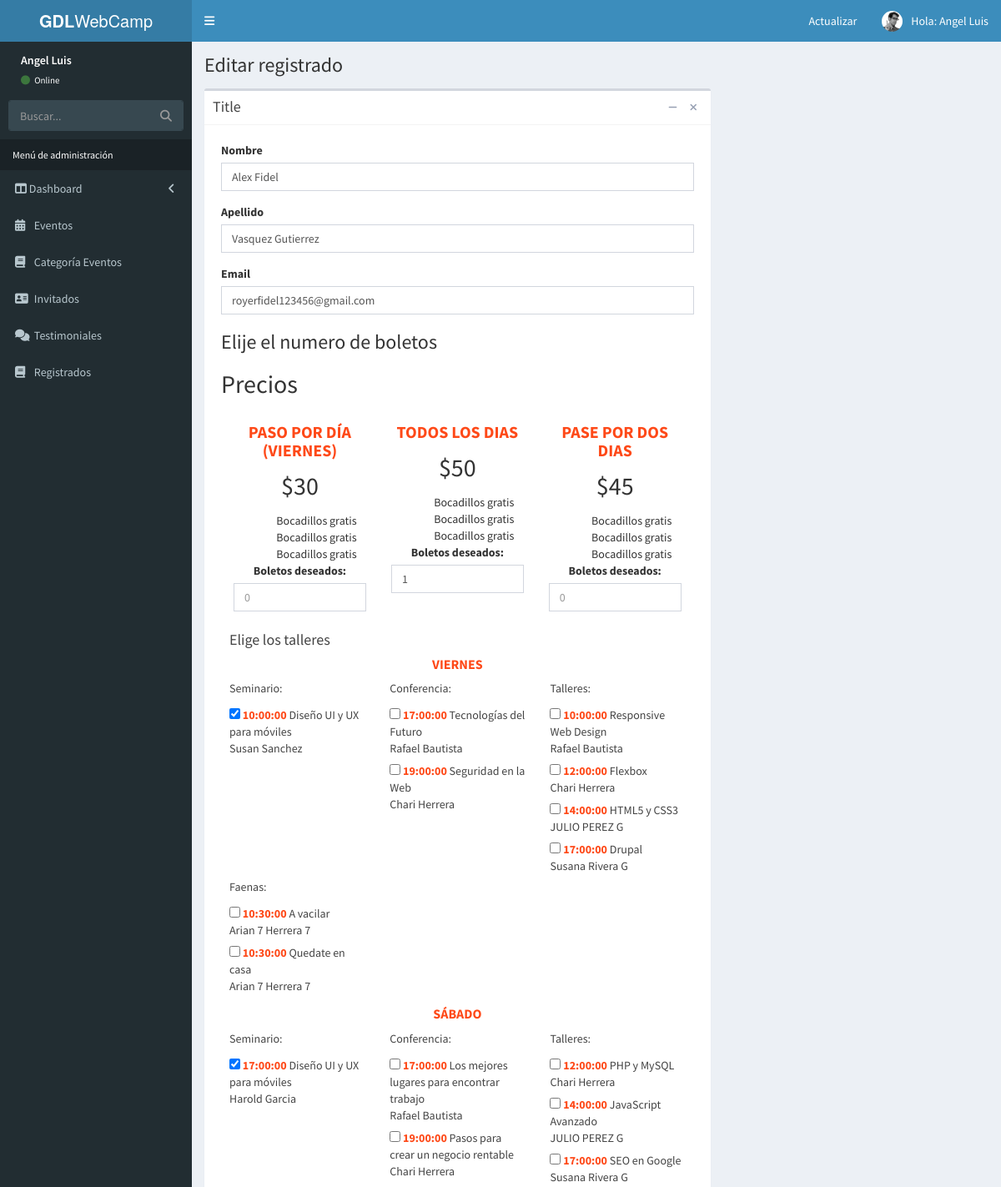
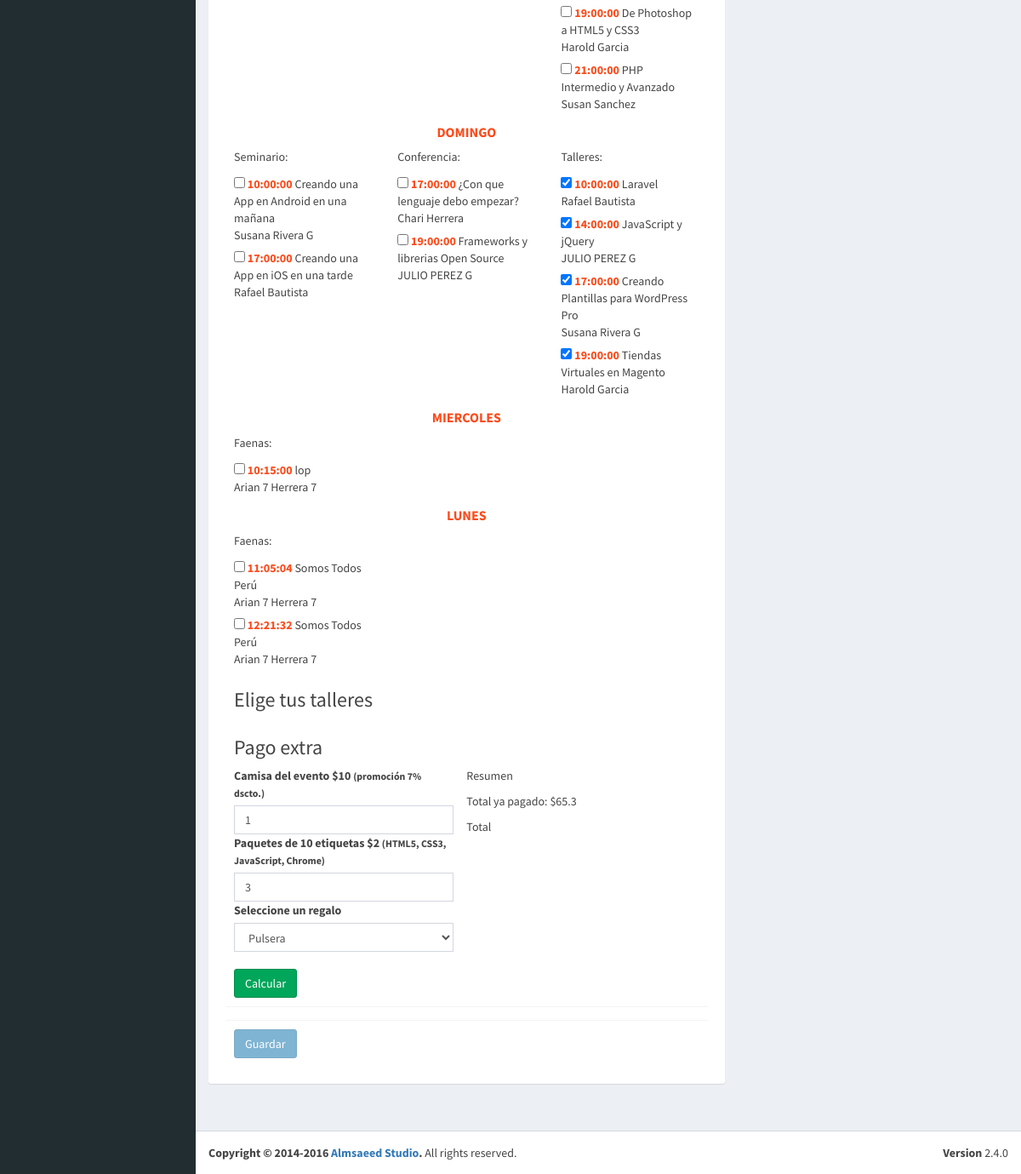
Screenshot of /admin/editar-registro.php?id=115 (signed in) with the database file from the repository (2 pictures, top to bottom).
### tables this page shows
CREATE TABLE `registrados` (
  `id_registrado` bigint(20) NOT NULL,
  `nombre_registrado` varchar(50) NOT NULL,
  `apellido_registrado` varchar(50) NOT NULL,
  `email_registrado` varchar(100) NOT NULL,
  `fecha_registro` datetime NOT NULL,
  `pases_articulos` longtext NOT NULL,
  `talleres_registrados` longtext NOT NULL,
  `regalo` int(11) NOT NULL,
  `total_pagado` varchar(50) NOT NULL,
  `pagado` int(1) NOT NULL DEFAULT 0
);

CREATE TABLE `eventos` (
  `evento_id` tinyint(10) NOT NULL,
  `nombre_evento` varchar(60) NOT NULL,
  `fecha_evento` date NOT NULL,
  `hora_evento` time NOT NULL,
  `id_cat_evento` tinyint(10) NOT NULL,
  `id_inv` tinyint(4) NOT NULL,
  `clave` varchar(10) NOT NULL,
  `editado` datetime NOT NULL
);

CREATE TABLE `invitados` (
  `invitado_id` tinyint(4) NOT NULL,
  `nombre_invitado` varchar(30) NOT NULL,
  `apellido_invitado` varchar(30) NOT NULL,
  `descripcion` text NOT NULL,
  `url_imagen` varchar(50) NOT NULL,
  `editado` datetime NOT NULL
);

### admin/editar-registro.php (the view, shortened to what this page needs)
<?php
  $id=$_GET['id'];
  include_once 'funciones/funciones.php';
  include_once 'templates/header.php';
  include_once 'templates/barra.php';
  include_once 'templates/navegacion.php';
?>
  <div class="content-wrapper">
    <section class="content-header">
      <h1>
       Editar registrado
      </h1>
    </section>
    <div class="row">
      <div class="col-md-8">
        <section class="content">
          <div class="box">
            <div class="box-header with-border">
              <h3 class="box-title">Title</h3>
              <div class="box-tools pull-right">
                <button type="button" class="btn btn-box-tool" data-widget="collapse" data-toggle="tooltip"
                        title="Collapse">
                  <i class="fa fa-minus"></i></button>
                <button type="button" class="btn btn-box-tool" data-widget="remove" data-toggle="tooltip" title="Remove">
                  <i class="fa fa-times"></i></button>
              </div>
            </div>
            <div class="box-body">
                <?php
                  $sql="SELECT * FROM registrados WHERE id_registrado=".$id;
                  $resultado=$conn->query($sql);
                  $registrado=$resultado->fetch_assoc();
                ?>
                <form class="editar-registrado" role="form" name="guardar-registro" id="guardar-registro" method="POST" action="modelo-registro.php">
                  <div class="box-body">
                    <div class="form-group">
                      <label for="nombre_registrado">Nombre</label>
                      <input type="text" class="form-control" id="nombre_registrado" name="nombre_registrado" value="<?php echo $registrado['nombre_registrado']; ?>" placeholder="Nombre">
                    </div>
                    <div class="form-group">
                      <label for="apellido_registrado">Apellido</label>
                      <input type="text" class="form-control" id="apellido_registrado" name="apellido_registrado" placeholder="Nombre" value="<?php echo $registrado['apellido_registrado']; ?>">
                    </div>
                    <div class="form-group">
                      <label for="email">Email</label>
                      <input type="email" class="form-control" id="email" name="email" placeholder="Email" value="<?php echo $registrado['email_registrado']; ?>">
                    </div>
                    <?php
                      $pedido=$registrado['pases_articulos'];
                      $boletos=json_decode($pedido, true);
                    ?>
                    <div class="form-group">
                      <div id="paquetes" class="paquetes">
                              <h3>Elije el numero de boletos</h3>
                                <section class="precios seccion">
                                  <h2>Precios</h2>
                                  <div class="contenedor clearfix">
                                    <ul class="lista-precios clearfix row">
                                      <li class="col-md-4">
                                        <div class="tabla-precio text-center">
                                          <h3>Paso por día (viernes)</h3>
                                          <p class="numero">$30</p>
                                          <ul>
                                            <li>Bocadillos gratis</li>
                                            <li>Bocadillos gratis</li>
                                            <li>Bocadillos gratis</li>
                                          </ul>
                                          <div class="orden">
                                            <label for="pase_dia">Boletos deseados:</label>
                                            <input type="number" min="0" name="boletos[un_dia][cantidad]" class="form-control" id="pase_dia" size="3" placeholder="0" value="<?php echo $boletos['un_dia']; ?>">
                                          </div>
                                        </div>
                                      </li>
                                      <li class="col-md-4">
                                        <div class="tabla-precio text-center">
                                          <h3>Todos los dias</h3>
                                          <p class="numero">$50</p>
                                          <ul>
                                            <li>Bocadillos gratis</li>
                                            <li>Bocadillos gratis</li>
                                            <li>Bocadillos gratis</li>
                                          </ul>
                                          <div class="orden">
                                            <label for="pase_completo">Boletos deseados:</label>
                                            <input type="number" min="0" name="boletos[completo][cantidad]" class="form-control" id="pase_completo" size="3" placeholder="0" value="<?php echo $boletos['pase_completo']; ?>">
                                          </div>
                                        </div>
                                      </li>
                                      <li class="col-md-4">
                                        <div class="tabla-precio text-center">
                                          <h3>Pase por dos dias</h3>
                                          <p class="numero">$45</p>
                                          <ul>
                                            <li>Bocadillos gratis</li>
                                            <li>Bocadillos gratis</li>
                                            <li>Bocadillos gratis</li>
                                          </ul>
                                          <div class="orden">
                                            <label for="pase_dosdias">Boletos deseados:</label>
                                            <input type="number" min="0" name="boletos[2dias][cantidad]" id="pase_dosdias" class="form-control" size="3" placeholder="0" value="<?php echo $boletos['pase_2dias ']; ?>">
                                          </div>
                                        </div>
                                      </li>
                                    </ul>
                                  </div>
                                </section>
                              </div>
                      </div>
                      <div class="form-group">
                        <div class="box-header with-border">
                          <h3 class="box-title">Elige los talleres</h3>
                          <div id="eventos" class="eventos clearfix">
                            <div class="caja">
                                <?php
                                  $eventos=$registrado['talleres_registrados'];
                                  if ($eventos!="") {
                                    $eventos=explode(':', $eventos);
                                    $eventos=str_replace(array("[","]","}",'"'), "", $eventos[1]);
                                    $eventosId=explode(',', $eventos);
                                  }else{
                                    $eventosId=array();
                                  }
                                  try {
                                    $sql="SELECT eventos.*, categoria_evento.cat_evento, invitados.nombre_invitado, invitados.apellido_invitado FROM eventos JOIN categoria_evento ON eventos.id_cat_evento=categoria_evento.id_categoria JOIN invitados ON eventos.id_inv=invitados.invitado_id ORDER BY eventos.fecha_evento, eventos.id_cat_evento, eventos.hora_evento";
                                    $resultado=$conn->query($sql);
                                    $resultado=$conn->query($sql);
                                  } catch (Exception $e) {
                                    echo $e->getMessage();
                                  }
                                  $eventos_dias=array();
                                  while ($eventos=$resultado->fetch_assoc()) {
                                    $fecha=$eventos['fecha_evento'];
                                    $dia_semana=strftime("%A", strtotime($fecha));
                                    $categoria=$eventos['cat_evento'];
                                    $dia=array(
                                      'dia'=>$dia_semana,
                                      'nombre_evento'=>$eventos['nombre_evento'],
                                      'hora'=>$eventos['hora_evento'],
                                      'id'=>$eventos['evento_id'],
                                      'nombre_invitado'=>$eventos['nombre_invitado'],
                                      'apellido_invitado'=>$eventos['apellido_invitado'],
                                    );
                                    $eventos_dias[$dia_semana]['eventos'][$categoria][]=$dia;
                                  }
                                  foreach ($eventos_dias as $dia => $eventos) {
                                    ?>
                                    <div id="<?php echo str_replace('á', 'a', $dia); ?>" class="contenido-dia clearfix row">
                                      <h4 class="text-center nombre-dia"><?php
                                        $dias_español=array(
                                          'monday'=>'lunes',
                                          'tuesday'=>'martes',
                                          'wednesday'=>'miercoles',
                                          'thursday'=>'jueves',
                                          'friday'=>'viernes',
                                          'saturday'=>'sábado',
                                          'sunday'=>'domingo'
                                        );
                                        foreach ($dias_español as $key => $value) {
                                          if (strtolower($dia)==$key) {
                                            echo $value;
                                          }
                                        }
                                        ?></h4>
                                      <?php
                                      foreach ($eventos['eventos'] as $tipo => $evento_dia) {
                                        ?>
                                        <div class="col-md-4">
                                          <p><?php echo $tipo; ?>:</p>
                                          <?php
                                          foreach ($evento_dia as $evento) {
                                            ?>
                                            <label>
                                              <input <?php echo (in_array($evento['id'], $eventosId)? 'checked': ''); ?> type="checkbox" class="idEvento<?php echo $evento['id'];?>" name="registro[]" id="<?php echo $evento['id'] ?>" value="<?php echo $evento['id'] ?>">
                                              <time><?php echo $evento['hora'] ?></time> <?php echo $evento['nombre_evento'] ?><br>
                                              <span class="autor"><?php echo $evento['nombre_invitado']." ".$evento['apellido_invitado']; ?></span>
                                            </label>
                                            <?php
                                          }
                                          ?>
                                        </div>
                                        <?php
                                      }
                                      ?>
                                    </div>
                                    <?php
                                  }
                                ?>
                            </div>
                        </div>
                          <div id="eventos" class="eventos clearfix">
                           <h3>Elige tus talleres</h3>
                             <div id="resumen" class="resumen clearfix">
                              <h3>Pago extra</h3>
                              <div class="caja clearfix row">
                                <div class="extras col-md-6">
                                  <div class="orden">
                                    <label for="camisa_evento">Camisa del evento $10 <small>(promoción 7% dscto.)</small></label>
                                    <input value="<?php echo $boletos['camisas']; ?>" type="number" name="pedido_extra[camisas][cantidad]" min="0" id="camisa_evento" class="form-control"size="3" placeholder="0">
                                  </div>
                                  <div class="orden">
                                    <label for="etiquetas">Paquetes de 10 etiquetas $2 <small>(HTML5, CSS3, JavaScript, Chrome)</small></label>
                                    <input value="<?php echo $boletos['etiquetas']; ?>" type="number" name="pedido_extra[etiquetas][cantidad]" min="0" id="etiquetas" class="form-control"size="3" placeholder="0">
                                  </div>
                                  <div class="orden">
                                    <label for="regalo">Seleccione un regalo</label><br>
                                    <select id="regalo" name="regalo" required="" class="form-control   ">
                                      <option value="1" <?php echo ($registrado['regalo'] == 1) ? 'selected':''; ?>>Pulsera</option>
                                    </select><br>
                                    <input type="button" id="calcular" class="btn btn-success" value="Calcular">
                                  </div>
                                </div>
                                <div class="total">
                                  <p>Resumen</p>
                                  <p>Total ya pagado: $<?php echo (float)$registrado['total_pagado']; ?></p>
                                  <p>Total</p>
                                  <div id="suma-total"></div></div>
                              </div>
                            </div>
                      </div>
                      </div>
                    </div>
                  <div class="box-footer">
                    <button type="submit" class="btn btn-primary" id="btnRegistro">Guardar</button>
                  </div>
                </form>
            </div>
          </div>
        </section>
      </div>
    </div>
  </div>
<?php
  include_once 'templates/footer.php';
?>

### admin/css/admin.css (style rules this page uses)
.content-wrapper { overflow: auto; }
ul.lista-precios { list-style: none; padding: 0; margin: 0; }
ul.lista-precios p.numero { font-size: 30px; }
.tabla-precio h3 { text-transform: uppercase; font-size: 20px; font-weight: bold; color: #fe4918; }
.tabla-precio ul { list-style: none; }
h4.nombre-dia { text-transform: uppercase; font-size: 16px; font-weight: bold; color: #fe4918; }
.contenido-dia label { font-weight: normal; }
.contenido-dia time { color: #fe4918; font-weight: bold; }

### rows the page displays
registrados: nombre_registrado "Alex Fidel", apellido_registrado "Vasquez Gutierrez", email "royerfidel123456@gmail.com", pases_articulos "1", talleres_registrados "☑", pases_articulos "3", regalo "Pulsera", total_pagado "65.3"
eventos: hora_evento "10:00:00", nombre_evento "Diseño UI y UX para móviles", id_inv.nombre_invitado "Susan", id_inv.apellido_invitado "Sanchez"
eventos: hora_evento "17:00:00", nombre_evento "Tecnologías del Futuro", id_inv.nombre_invitado "Rafael", id_inv.apellido_invitado "Bautista"
eventos: hora_evento "19:00:00", nombre_evento "Seguridad en la Web", id_inv.nombre_invitado "Chari", id_inv.apellido_invitado "Herrera"
eventos: hora_evento "10:00:00", nombre_evento "Responsive Web Design", id_inv.nombre_invitado "Rafael", id_inv.apellido_invitado "Bautista"
eventos: hora_evento "12:00:00", nombre_evento "Flexbox", id_inv.nombre_invitado "Chari", id_inv.apellido_invitado "Herrera"
eventos: hora_evento "14:00:00", nombre_evento "HTML5 y CSS3", id_inv.nombre_invitado "JULIO", id_inv.apellido_invitado "PEREZ G"
eventos: hora_evento "17:00:00", nombre_evento "Drupal", id_inv.nombre_invitado "Susana", id_inv.apellido_invitado "Rivera G"
eventos: hora_evento "10:30:00", nombre_evento "A vacilar", id_inv.nombre_invitado "Arian 7", id_inv.apellido_invitado "Herrera 7"
eventos: hora_evento "10:30:00", nombre_evento "Quedate en casa", id_inv.nombre_invitado "Arian 7", id_inv.apellido_invitado "Herrera 7"
eventos: hora_evento "17:00:00", nombre_evento "Diseño UI y UX para móviles", id_inv.nombre_invitado "Harold", id_inv.apellido_invitado "Garcia"
eventos: hora_evento "17:00:00", nombre_evento "Los mejores lugares para encontrar trabajo", id_inv.nombre_invitado "Rafael", id_inv.apellido_invitado "Bautista"
eventos: hora_evento "19:00:00", nombre_evento "Pasos para crear un negocio rentable", id_inv.nombre_invitado "Chari", id_inv.apellido_invitado "Herrera"
eventos: hora_evento "12:00:00", nombre_evento "PHP y MySQL", id_inv.nombre_invitado "Chari", id_inv.apellido_invitado "Herrera"
eventos: hora_evento "14:00:00", nombre_evento "JavaScript Avanzado", id_inv.nombre_invitado "JULIO", id_inv.apellido_invitado "PEREZ G"
eventos: hora_evento "17:00:00", nombre_evento "SEO en Google", id_inv.nombre_invitado "Susana", id_inv.apellido_invitado "Rivera G"
eventos: hora_evento "19:00:00", nombre_evento "De Photoshop a HTML5 y CSS3", id_inv.nombre_invitado "Harold", id_inv.apellido_invitado "Garcia"
eventos: hora_evento "21:00:00", nombre_evento "PHP Intermedio y Avanzado", id_inv.nombre_invitado "Susan", id_inv.apellido_invitado "Sanchez"
eventos: hora_evento "10:00:00", nombre_evento "Creando una App en Android en una mañana", id_inv.nombre_invitado "Susana", id_inv.apellido_invitado "Rivera G"
eventos: hora_evento "17:00:00", nombre_evento "Creando una App en iOS en una tarde", id_inv.nombre_invitado "Rafael", id_inv.apellido_invitado "Bautista"
eventos: hora_evento "17:00:00", nombre_evento "¿Con que lenguaje debo empezar?", id_inv.nombre_invitado "Chari", id_inv.apellido_invitado "Herrera"
eventos: hora_evento "19:00:00", nombre_evento "Frameworks y librerias Open Source", id_inv.nombre_invitado "JULIO", id_inv.apellido_invitado "PEREZ G"
eventos: hora_evento "10:00:00", nombre_evento "Laravel", id_inv.nombre_invitado "Rafael", id_inv.apellido_invitado "Bautista"
eventos: hora_evento "14:00:00", nombre_evento "JavaScript y jQuery", id_inv.nombre_invitado "JULIO", id_inv.apellido_invitado "PEREZ G"
eventos: hora_evento "17:00:00", nombre_evento "Creando Plantillas para WordPress Pro", id_inv.nombre_invitado "Susana", id_inv.apellido_invitado "Rivera G"
eventos: hora_evento "19:00:00", nombre_evento "Tiendas Virtuales en Magento", id_inv.nombre_invitado "Harold", id_inv.apellido_invitado "Garcia"
eventos: hora_evento "10:15:00", nombre_evento "lop", id_inv.nombre_invitado "Arian 7", id_inv.apellido_invitado "Herrera 7"
eventos: hora_evento "11:05:04", nombre_evento "Somos Todos Perú", id_inv.nombre_invitado "Arian 7", id_inv.apellido_invitado "Herrera 7"
eventos: hora_evento "12:21:32", nombre_evento "Somos Todos Perú", id_inv.nombre_invitado "Arian 7", id_inv.apellido_invitado "Herrera 7"

### other values shown
$_SESSION['nombre'] "Angel Luis"
$value "VIERNES"
$tipo "Seminario"
$tipo "Conferencia"
$tipo "Talleres"
$tipo "Faenas"
$value "SÁBADO"
$value "DOMINGO"
$value "MIERCOLES"
$value "LUNES"
